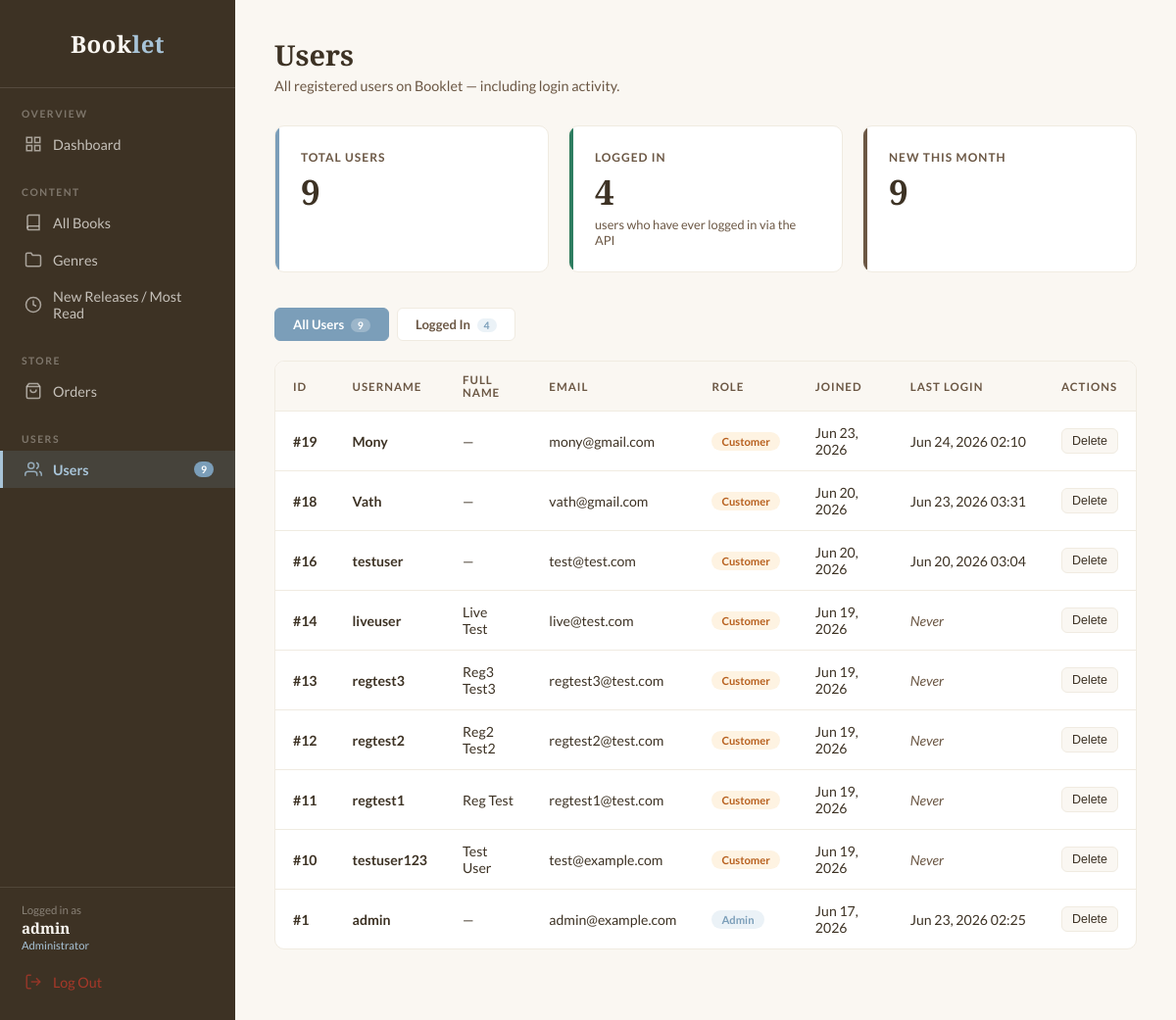
The app's page /api/admin/users/ (signed in) with its own data.
### book/models.py (models this page shows, shortened)
class User(AbstractUser):
    ROLE_CHOICES = [
        ('customer', 'Customer'),
        ('admin', 'Admin'),
    ]
    role = models.CharField(max_length=20, choices=ROLE_CHOICES, default='customer')

### book/views.py (the view)
# urls.py: path('admin/users/',            views.admin_users,                 name='admin_users'),
@login_required(login_url='admin_login')
@user_passes_test(is_admin_user, login_url='admin_login')
def admin_users(request):
    filter_type = request.GET.get('filter', 'all')
    if filter_type == 'logged_in':
        users = User.objects.exclude(last_login__isnull=True).order_by('-last_login')
    else:
        users = User.objects.all().order_by('-date_joined')
    total_users = User.objects.count()
    logged_in_users = User.objects.exclude(last_login__isnull=True).count()
    new_users_this_month = User.objects.filter(
        date_joined__gte=timezone.now() - timedelta(days=30)
    ).count()
    return render(request, 'Admin.html', {
        'active_section': 'users',
        'users': users,
        'total_users': total_users,
        'logged_in_users': logged_in_users,
        'new_users_this_month': new_users_this_month,
        'filter_type': filter_type,
    })

### book/views.py (called while the page is built)
def is_admin_user(user):
    return user.is_authenticated and (user.role == 'admin' or user.is_superuser)

### book/templates/Admin.html (shortened to what this page needs)
{% load static %}
<!DOCTYPE html>
<html lang="en">
<head>
</head>
<body>
    {% if not request.user.is_authenticated %}
    <div class="login-container">
        <div class="login-card">
            <h1>Booklet</h1>
            <p class="sub">Admin Login</p>
            {% if error %}
            <p class="error">{{ error }}</p>
            {% endif %}
            <form method="post" action="{% url 'admin_login' %}">
                {% csrf_token %}
                <label for="username">Username</label>
                <input type="text" id="username" name="username" required />
                <label for="password">Password</label>
                <input type="password" id="password" name="password" required />
                <button type="submit" class="btn-login">Sign In</button>
            </form>
        </div>
    </div>
    {% else %}
    <aside class="sidebar">
        <div class="sidebar-logo">Book<span>let</span></div>
        <nav>
            <div class="nav-section">
                <div class="nav-label">Overview</div>
                <a href="{% url 'admin_dashboard' %}" class="nav-item {% if active_section == 'dashboard' %}active{% endif %}">
                    <svg class="icon" viewBox="0 0 24 24" fill="none" stroke="currentColor" stroke-width="2">
                        <rect x="3" y="3" width="7" height="7" />
                        <rect x="14" y="3" width="7" height="7" />
                        <rect x="14" y="14" width="7" height="7" />
                        <rect x="3" y="14" width="7" height="7" />
                    </svg>
                    Dashboard
                </a>
            </div>
            <div class="nav-section">
                <div class="nav-label">Content</div>
                <a href="{% url 'admin_books_all' %}" class="nav-item {% if active_section == 'books_all' %}active{% endif %}">
                    <svg class="icon" viewBox="0 0 24 24" fill="none" stroke="currentColor" stroke-width="2">
                        <path d="M4 19.5A2.5 2.5 0 016.5 17H20" />
                        <path d="M6.5 2H20v20H6.5A2.5 2.5 0 014 19.5v-15A2.5 2.5 0 016.5 2z" />
                    </svg>
                    All Books
                </a>
                <a href="{% url 'admin_genre_list' %}" class="nav-item {% if active_section == 'genres' %}active{% endif %}">
                    <svg class="icon" viewBox="0 0 24 24" fill="none" stroke="currentColor" stroke-width="2">
                        <path d="M22 19a2 2 0 01-2 2H4a2 2 0 01-2-2V5a2 2 0 012-2h5l2 3h9a2 2 0 012 2z" />
                    </svg>
                    Genres
                </a>
                <a href="{% url 'admin_books_new' %}" class="nav-item {% if active_section == 'books_new' %}active{% endif %}">
                    <svg class="icon" viewBox="0 0 24 24" fill="none" stroke="currentColor" stroke-width="2">
                        <circle cx="12" cy="12" r="10" />
                        <polyline points="12 6 12 12 16 14" />
                    </svg>
                    New Releases / Most Read
                </a>
            </div>
            <div class="nav-section">
                <div class="nav-label">Store</div>
                <a href="{% url 'admin_orders' %}" class="nav-item {% if active_section == 'orders' %}active{% endif %}">
                    <svg class="icon" viewBox="0 0 24 24" fill="none" stroke="currentColor" stroke-width="2">
                        <path d="M6 2L3 6v14a2 2 0 002 2h14a2 2 0 002-2V6l-3-4z" />
                        <line x1="3" y1="6" x2="21" y2="6" />
                        <path d="M16 10a4 4 0 01-8 0" />
                    </svg>
                    Orders
                </a>
            </div>
            <div class="nav-section">
                <div class="nav-label">Users</div>
                <a href="{% url 'admin_users' %}" class="nav-item {% if active_section == 'users' %}active{% endif %}">
                    <svg class="icon" viewBox="0 0 24 24" fill="none" stroke="currentColor" stroke-width="2">
                        <path d="M17 21v-2a4 4 0 00-4-4H5a4 4 0 00-4 4v2" />
                        <circle cx="9" cy="7" r="4" />
                        <path d="M23 21v-2a4 4 0 00-3-3.87" />
                        <path d="M16 3.13a4 4 0 010 7.75" />
                    </svg>
                    Users
                    {% if total_users %}
                    <span class="badge">{{ total_users }}</span>
                    {% endif %}
                </a>
            </div>
        </nav>
        <div class="sidebar-spacer"></div>
        <div class="sidebar-user">
            <div class="greeting">Logged in as</div>
            <div class="admin-name">{{ request.user.get_full_name|default:request.user.username }}</div>
            <div class="admin-role">Administrator</div>
        </div>
        <a href="{% url 'admin_logout' %}" class="nav-item logout">
            <svg class="icon" viewBox="0 0 24 24" fill="none" stroke="currentColor" stroke-width="2">
                <path d="M9 21H5a2 2 0 01-2-2V5a2 2 0 012-2h4" />
                <polyline points="16 17 21 12 16 7" />
                <line x1="21" y1="12" x2="9" y2="12" />
            </svg>
            Log Out
        </a>
    </aside>
    <main class="main">
        {% block admin_content %}
        {% if active_section == 'users' %}
        <div class="page-header">
            <h1>Users</h1>
            <p>All registered users on Booklet — including login activity.</p>
        </div>
        <div class="stats-grid">
            <div class="stat-card">
                <div class="stat-label">Total Users</div>
                <div class="stat-value">{{ total_users }}</div>
            </div>
            <div class="stat-card green">
                <div class="stat-label">Logged In</div>
                <div class="stat-value">{{ logged_in_users }}</div>
                <div class="stat-sub">users who have ever logged in via the API</div>
            </div>
            <div class="stat-card brown">
                <div class="stat-label">New This Month</div>
                <div class="stat-value">{{ new_users_this_month }}</div>
            </div>
        </div>
        <div class="filter-tabs">
            <a href="{% url 'admin_users' %}?filter=all" class="filter-tab {% if filter_type == 'all' %}active{% endif %}">
                All Users
                <span class="badge-sm">{{ total_users }}</span>
            </a>
            <a href="{% url 'admin_users' %}?filter=logged_in" class="filter-tab {% if filter_type == 'logged_in' %}active{% endif %}">
                Logged In
                <span class="badge-sm">{{ logged_in_users }}</span>
            </a>
        </div>
        <div class="table-wrap">
            <table>
                <thead>
                    <tr>
                        <th>ID</th>
                        <th>Username</th>
                        <th>Full Name</th>
                        <th>Email</th>
                        <th>Role</th>
                        <th>Joined</th>
                        <th>Last Login</th>
                        <th>Actions</th>
                    </tr>
                </thead>
                <tbody>
                    {% for u in users %}
                    <tr>
                        <td style="font-weight:600;">#{{ u.id }}</td>
                        <td class="book-title">{{ u.username }}</td>
                        <td>{{ u.get_full_name|default:"—" }}</td>
                        <td>{{ u.email|default:"—" }}</td>
                        <td>
                            <span class="tag {% if u.role == 'admin' %}tag-popular{% else %}tag-classic{% endif %}">
                                {{ u.get_role_display }}
                            </span>
                        </td>
                        <td>{{ u.date_joined|date:"M d, Y" }}</td>
                        <td>
                            {% if u.last_login %}
                            <span style="white-space:nowrap;">{{ u.last_login|date:"M d, Y H:i" }}</span>
                            {% else %}
                            <span style="color:var(--brown-light); font-style:italic;">Never</span>
                            {% endif %}
                        </td>
                        <td>
                            <form method="post" action="{% url 'admin_user_delete' u.id %}" style="display:inline;">
                                <button type="submit" class="icon-btn del"
                                    onclick="return confirm('Delete user {{ u.username|escapejs }} permanently?')">Delete</button>
                            </form>
                        </td>
                    </tr>
                    {% empty %}
                    <tr>
                        <td colspan="8" style="text-align:center; padding:32px; color: var(--brown-light);">
                            No users found.
                        </td>
                    </tr>
                    {% endfor %}
                </tbody>
            </table>
        </div>
        {% endif %}
        {% endblock %}
    </main>
    {% endif %}
</body>
</html>

### records on screen
User: user.get_full_name "admin", id "1", username "admin", get_full_name "—", email "admin@example.com", role "Admin", date_joined "Jun 17, 2026", last_login "Jun 23, 2026 02:25"
User: id "19", username "Mony", get_full_name "—", email "mony@gmail.com", role "Customer", date_joined "Jun 23, 2026", last_login "Jun 24, 2026 02:10"
User: id "18", username "Vath", get_full_name "—", email "vath@gmail.com", role "Customer", date_joined "Jun 20, 2026", last_login "Jun 23, 2026 03:31"
User: id "16", username "testuser", get_full_name "—", email "test@test.com", role "Customer", date_joined "Jun 20, 2026", last_login "Jun 20, 2026 03:04"
User: id "14", username "liveuser", get_full_name "Live Test", email "live@test.com", role "Customer", date_joined "Jun 19, 2026", shows "Never"
User: id "13", username "regtest3", get_full_name "Reg3 Test3", email "regtest3@test.com", role "Customer", date_joined "Jun 19, 2026", shows "Never"
User: id "12", username "regtest2", get_full_name "Reg2 Test2", email "regtest2@test.com", role "Customer", date_joined "Jun 19, 2026", shows "Never"
User: id "11", username "regtest1", get_full_name "Reg Test", email "regtest1@test.com", role "Customer", date_joined "Jun 19, 2026", shows "Never"
User: id "10", username "testuser123", get_full_name "Test User", email "test@example.com", role "Customer", date_joined "Jun 19, 2026", shows "Never"

### other values on screen
{{ total_users }} "9"
{{ logged_in_users }} "4"
{{ new_users_this_month }} "9"
